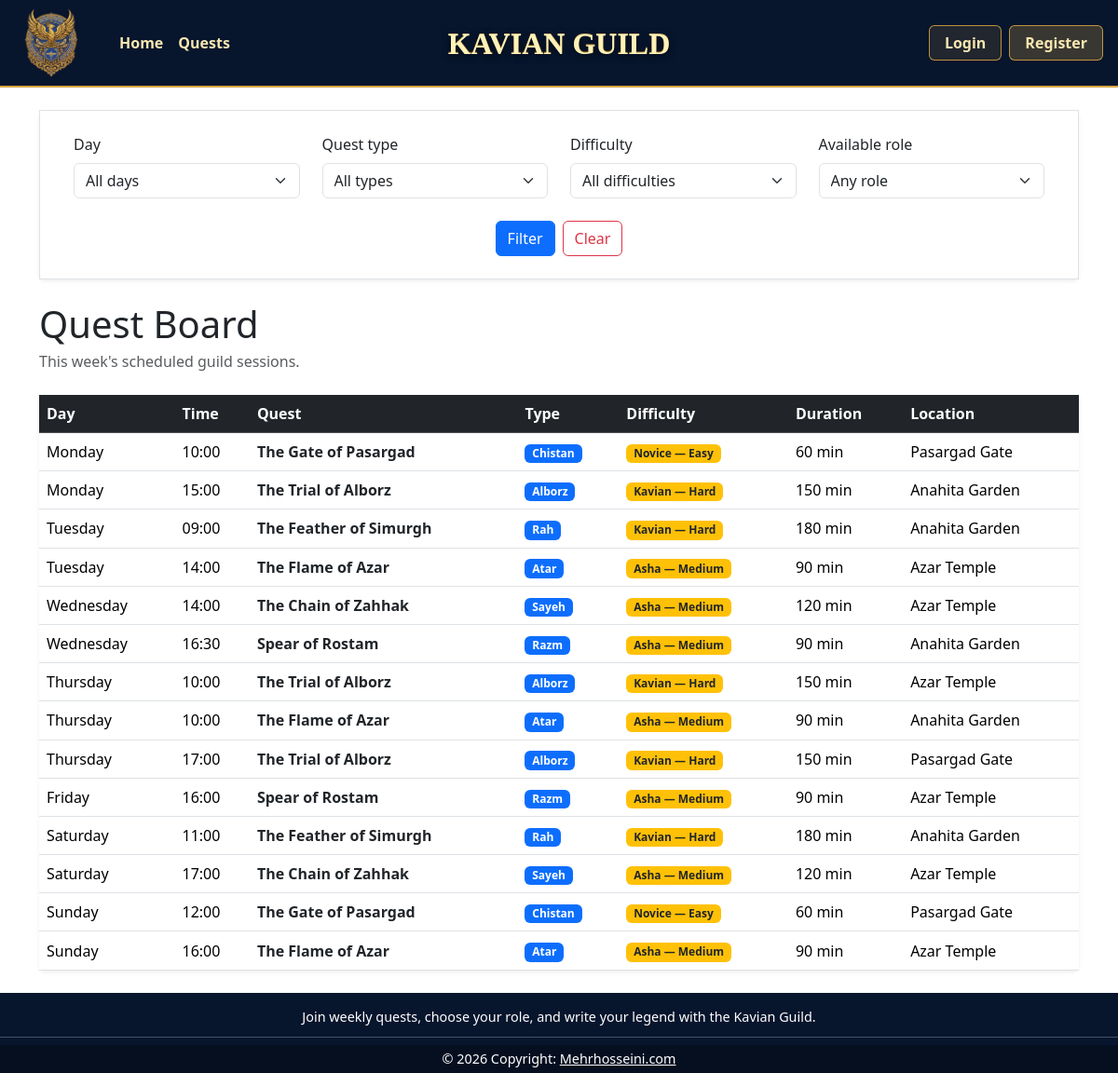
The app's page /, older data.
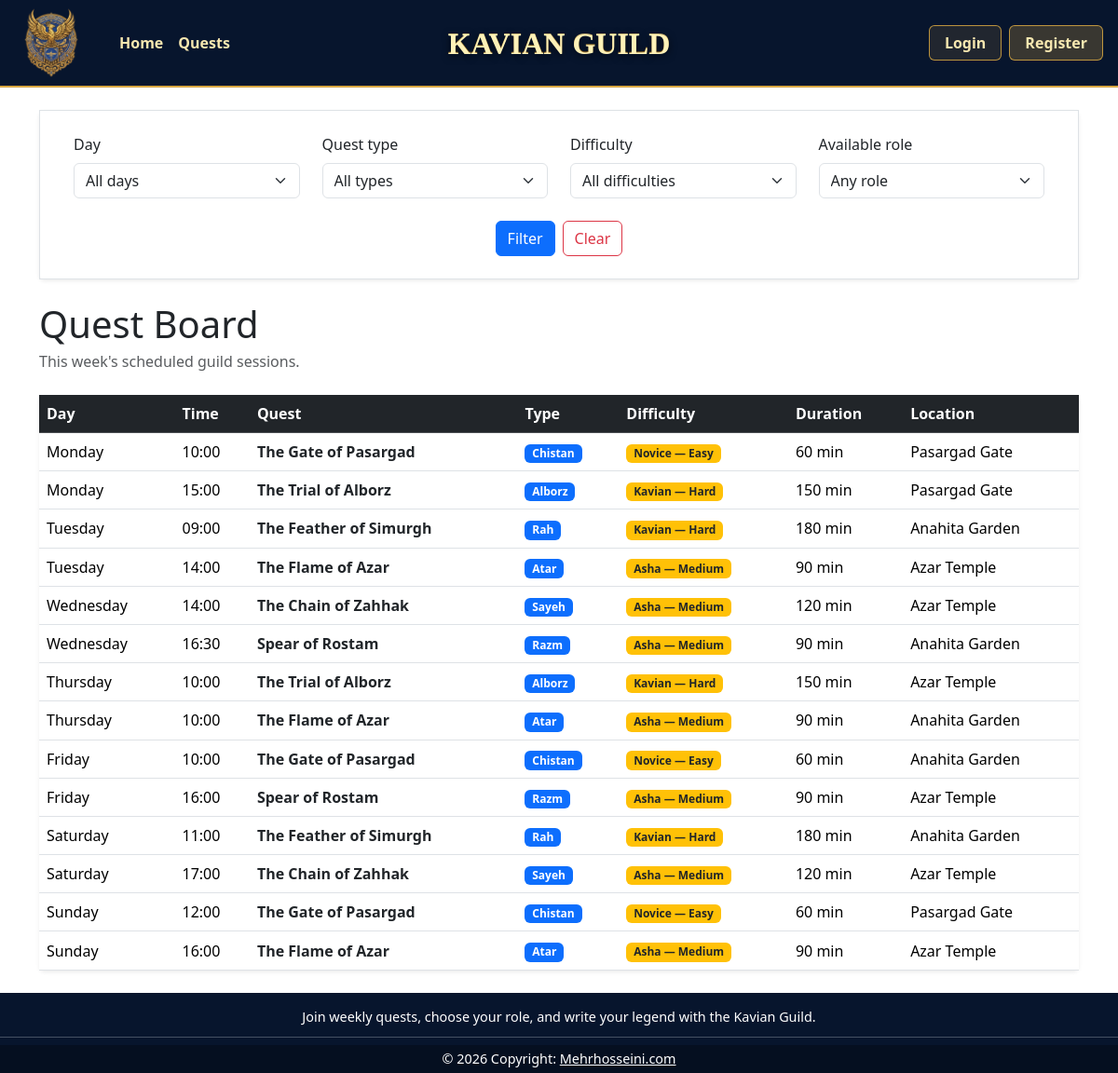
The same page, newer data.
### tables this page shows
CREATE TABLE quest_sessions (
            id           INTEGER PRIMARY KEY AUTOINCREMENT,
            quest_id     INTEGER NOT NULL,
            day          TEXT    NOT NULL,
            start_time   TEXT    NOT NULL,
            start_minute INTEGER NOT NULL,
            location     TEXT    NOT NULL CHECK (location IN ('Azar Temple','Anahita Garden','Pasargad Gate')),
            FOREIGN KEY (quest_id) REFERENCES quests(id)
        );

CREATE TABLE quests (
        id               INTEGER PRIMARY KEY AUTOINCREMENT,
        title            TEXT    NOT NULL,
        duration_minutes INTEGER NOT NULL CHECK (duration_minutes > 0),
        quest_type       TEXT    NOT NULL CHECK (quest_type IN ('Razm','Rah','Chistan','Sayeh','Atar','Alborz')),
        difficulty       TEXT    NOT NULL CHECK (difficulty IN ('easy','medium','hard')),
        description      TEXT    NOT NULL,
        image            TEXT
    );

### app.py (the view)
@app.route("/")
def home():
    selected_day = request.args.get("day", "").strip()
    selected_quest_type = request.args.get("quest_type", "").strip()
    selected_difficulty = request.args.get("difficulty", "").strip()
    selected_role = request.args.get("role", "").strip()
    if selected_day not in DAYS:
        selected_day = None
    if selected_quest_type not in QUEST_TYPES:
        selected_quest_type = None
    if selected_difficulty not in DIFFICULTIES:
        selected_difficulty = None
    if selected_role not in ROLE_CAPACITIES:
        selected_role = None
    sessions = quest_sessions_dao.get_week_program(
        day=selected_day,
        quest_type=selected_quest_type,
        difficulty=selected_difficulty,
        role=selected_role,
        role_capacity=ROLE_CAPACITIES.get(selected_role),
    )
    return render_template(
        "index.html",
        sessions=sessions,
        days=DAYS,
        quest_types=QUEST_TYPES,
        difficulties=DIFFICULTIES,
        roles=ROLE_CAPACITIES.keys(),
        selected_day=selected_day,
        selected_quest_type=selected_quest_type,
        selected_difficulty=selected_difficulty,
        selected_role=selected_role,
        difficulty_labels=DIFFICULTY_LABELS,
    )

### db.py (called while the page is built)
def get_connection():
    conn = sqlite3.connect(DATABASE_PATH)
    conn.row_factory = sqlite3.Row   # rows behave like dicts: row["email"]
    conn.execute("PRAGMA foreign_keys = ON;")
    return conn

### quest_sessions_dao.py (called while the page is built, shortened)
def get_week_program(day=None, quest_type=None, difficulty=None, role=None, role_capacity=None):
    query = """SELECT s.id, s.day, s.start_time, s.location,
                      q.title, q.quest_type, q.difficulty, q.duration_minutes, q.image
               FROM quest_sessions s
               JOIN quests q ON s.quest_id = q.id"""
    conditions = []
    params = []
    if day:
        conditions.append("s.day = ?")
        params.append(day)
    if quest_type:
        conditions.append("q.quest_type = ?")
        params.append(quest_type)
    if difficulty:
        conditions.append("q.difficulty = ?")
        params.append(difficulty)
    if conditions:
        query += " WHERE " + " AND ".join(conditions)
    query += " ORDER BY s.start_minute"
    conn = get_connection()
    rows = conn.execute(query, params).fetchall()
    conn.close()
    return rows

### templates/index.html (shortened to what this page needs)
{% extends "base.html" %}
{% block content %}
<div class="card border-0 shadow-sm mb-4">
    <div class="card-body border p-4">
        <form method="get" action="/" class="row g-4 align-items-end justify-content-center mx-auto filter-form">
            <div class="col-md-3">
                <label for="day" class="form-label">Day</label>
                <select id="day" name="day" class="form-select">
                    <option value="">All days</option>
                </select>
            </div>
            <div class="col-md-3">
                <label for="quest_type" class="form-label">Quest type</label>
                <select id="quest_type" name="quest_type" class="form-select">
                    <option value="">All types</option>
                </select>
            </div>
            <div class="col-md-3">
                <label for="difficulty" class="form-label">Difficulty</label>
                <select id="difficulty" name="difficulty" class="form-select">
                    <option value="">All difficulties</option>
                </select>
            </div>
            <div class="col-md-3">
                <label for="role" class="form-label">Available role</label>
                <select id="role" name="role" class="form-select">
                    <option value="">Any role</option>
                </select>
            </div>
            <div class="col-md-auto d-flex gap-2">
                <button type="submit" class="btn btn-primary">Filter</button>
                <a href="{{ url_for('home') }}" class="btn btn-outline-danger">Clear</a>
            </div>
        </form>
    </div>
</div>
<div class="d-flex justify-content-between align-items-center mb-4">
    <div>
        <h1 class="mb-1">Quest Board</h1>
        <p class="text-muted mb-0">This week's scheduled guild sessions.</p>
    </div>
</div>
{% if sessions %}
    <div class="card border-0 shadow-sm">
        <div class="table-responsive">
            <table class="table table-hover align-middle mb-0">
                <thead class="table-dark">
                    <tr>
                        <th>Day</th>
                        <th>Time</th>
                        <th>Quest</th>
                        <th>Type</th>
                        <th>Difficulty</th>
                        <th>Duration</th>
                        <th>Location</th>
                    </tr>
                </thead>
                <tbody>
                    {% for session in sessions %}
                        <tr>
                            <td>{{ session.day }}</td>
                            <td>{{ session.start_time }}</td>
                            <td class="fw-semibold">
                                <a href="{{ url_for('session_detail', session_id=session.id) }}" class="link-dark link-underline-opacity-0 link-underline-opacity-75-hover">
                                    {{ session.title }}
                                </a>
                            </td>
                            <td><span class="badge text-bg-primary">{{ session.quest_type }}</span></td>
                            <td><span class="badge text-bg-warning text-dark">{{ difficulty_labels.get(session.difficulty, session.difficulty) }}</span></td>
                            <td>{{ session.duration_minutes }} min</td>
                            <td>{{ session.location }}</td>
                        </tr>
                    {% endfor %}
                </tbody>
            </table>
        </div>
    </div>
{% endif %}
{% endblock %}

Row changes from the older to the newer data that the page shows:
removed quest_sessions: day "Thursday", start_time "17:00", title "The Trial of Alborz", quest_type "Alborz", {{ difficulty_labels.get(session.difficulty, session.difficulty) }} "Kavian — Hard", duration_minutes "150", location "Pasargad Gate"
changed quest_sessions (number 2 of 14 on the later page): location "Anahita Garden" → "Pasargad Gate"
added quest_sessions: day "Friday", start_time "10:00", title "The Gate of Pasargad", quest_type "Chistan", {{ difficulty_labels.get(session.difficulty, session.difficulty) }} "Novice — Easy", duration_minutes "60", location "Anahita Garden"
